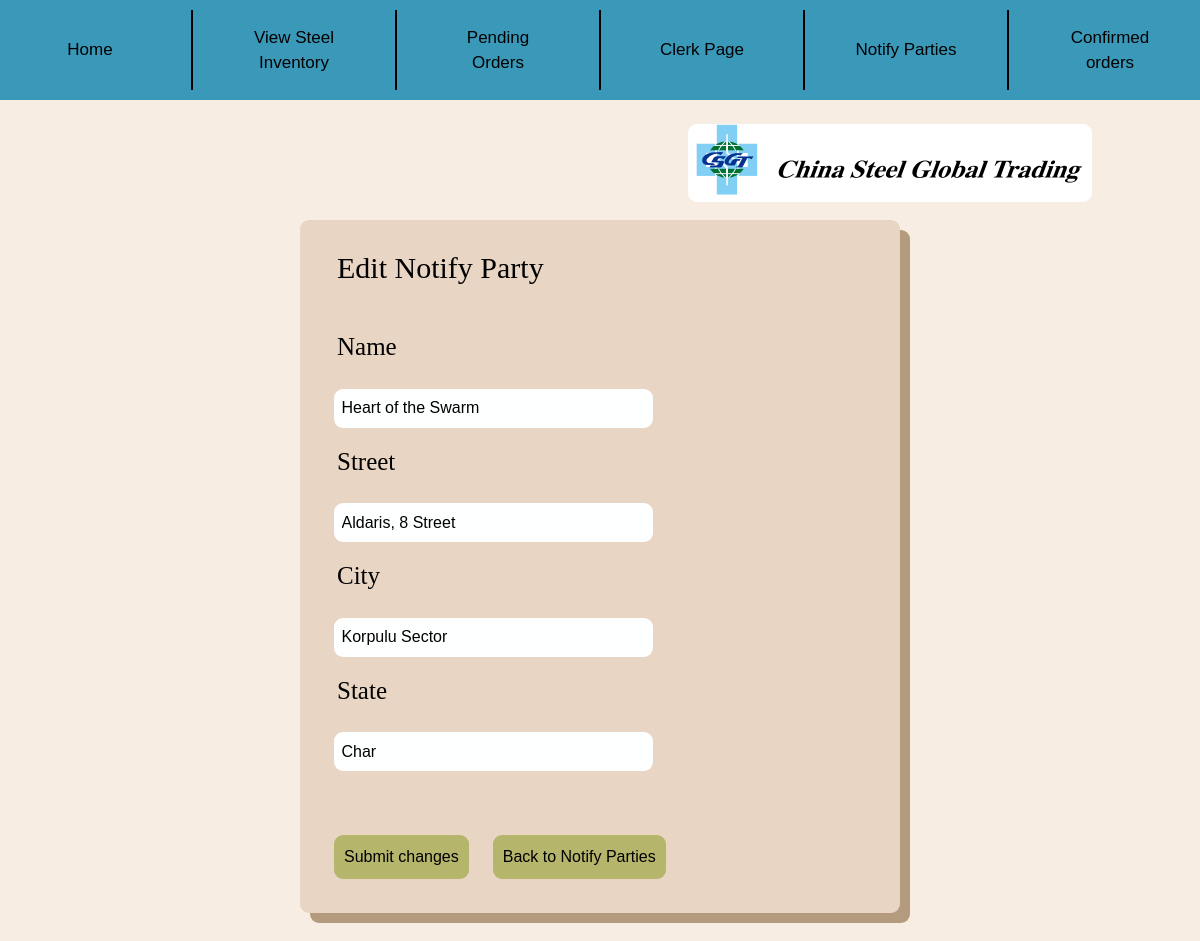
/EditNotifyParty/2/, run on the app's committed database.
### Inventory/models.py (models this page shows, shortened)
class NotifyParty(models.Model):
    Name = models.CharField(max_length=50, unique=True)
    Street = models.CharField(max_length=100)
    City = models.CharField(max_length=100)
    State = models.CharField(max_length=100)
    Address = models.CharField(max_length=300)
    objects = models.Manager()

### Inventory/views.py (the view)
# urls.py: path('EditNotifyParty/<int:pk>/', views.EditNotify, name='editnotify'),
def EditNotify(request, pk):
    condition = True
    edit = True
    chosen = get_object_or_404(NotifyParty, pk=pk)
    if request.method == 'POST':
        name = request.POST.get('name')
        street = request.POST.get('street')
        city = request.POST.get('city')
        state = request.POST.get('state')
        if name.strip() == "" or street.strip() == "" or city.strip() == "" or state.strip() == "":
            messages.info(request, 'No fields must be left blank')
            return redirect('shownotify', pk)
        else:
            chosen.Name = name
            chosen.Street = street
            chosen.City = city
            chosen.State = state
            chosen.Ad()
            return redirect('shownotify')
    else:
        return render(request, 'Inventory/addnotify.html',{
            'C' : condition,
            'edit' : edit,
            'chosen' : chosen
        })

### Inventory/templates/Inventory/addnotify.html (shortened to what this page needs)
{% extends 'Inventory/base.html' %}
{% load static %}
    {% block content %}
    <br><br>
    {% if edit == False %}
    <form method="POST" action="{% url 'addnotify' %}" enctype="multipart/form-data">{% csrf_token %}
        <div class="container">
                {% for m in messages %}
                {% if m.level == DEFAULT_MESSAGE_LEVELS.INFO %} <span style="color: red;" {% if m.tag == 'info' %} {% endif %}> {{m}} </span> {% endif %}
                {% endfor %}
            <div class="Largetext" style="font-size: 30px;"> Add a Notify Party </div>
            <div class="Largetext"> Name </div>
            <input type="text" class="forminput" name="name" id="name">
            <div class="Largetext"> Street </div>
            <input type="text" class="forminput" name="street" id="street">
            <div class="Largetext"> City </div>
            <input type="text" class="forminput" name="city" id="city">
            <div class="Largetext"> State </div>
            <input type="text" class="forminput" name="state" id="state">
            <br><br>
            <div style="display: inline-flex; margin-left: 2vw; margin-top: 5vh;">
            <button class="Button" type="submit"> Add Notify Party </button>
            <button class="Button" href="{% url 'addnotify' %}" value="More" name="More" style="margin-left: 2vw;"> Submit and Add again </button>
            <a class="Button" href="{% url 'shownotify' %}" style="margin-left: 2vw;"> Back to Notify Parties </a>
            </div>
            <br><br>
        </div>
    </form>
    {% else %}
    <form method="POST" action="{% url 'editnotify' pk=chosen.pk %}" enctype="multipart/form-data">{% csrf_token %}
        <div class="container">
            <div class="Largetext" style="font-size: 30px;"> Edit Notify Party </div>
            <div class="Largetext"> Name </div>
            <input type="text" class="forminput" name="name" id="name" value="{{chosen.Name}}">
            <div class="Largetext"> Street </div>
            <input type="text" class="forminput" name="street" id="street" value="{{chosen.Street}}">
            <div class="Largetext"> City </div>
            <input type="text" class="forminput" name="city" id="city" value="{{chosen.City}}">
            <div class="Largetext"> State </div>
            <input type="text" class="forminput" name="state" id="state" value="{{chosen.State}}">
            <br><br>
            <div style="display: inline-flex; margin-left: 2vw; margin-top: 5vh;">
            <button class="Button" type="submit"> Submit changes </button>
            <a class="Button" href="{% url 'shownotify' %}" style="margin-left: 2vw;"> Back to Notify Parties </a>
            </div>
            <br><br>
        </div>
    </form>
    {% endif %}
    <br><br>
    {% endblock %}

### data on the page
NotifyParty: name "Heart of the Swarm", street "Aldaris, 8 Street", city "Korpulu Sector", state "Char"
